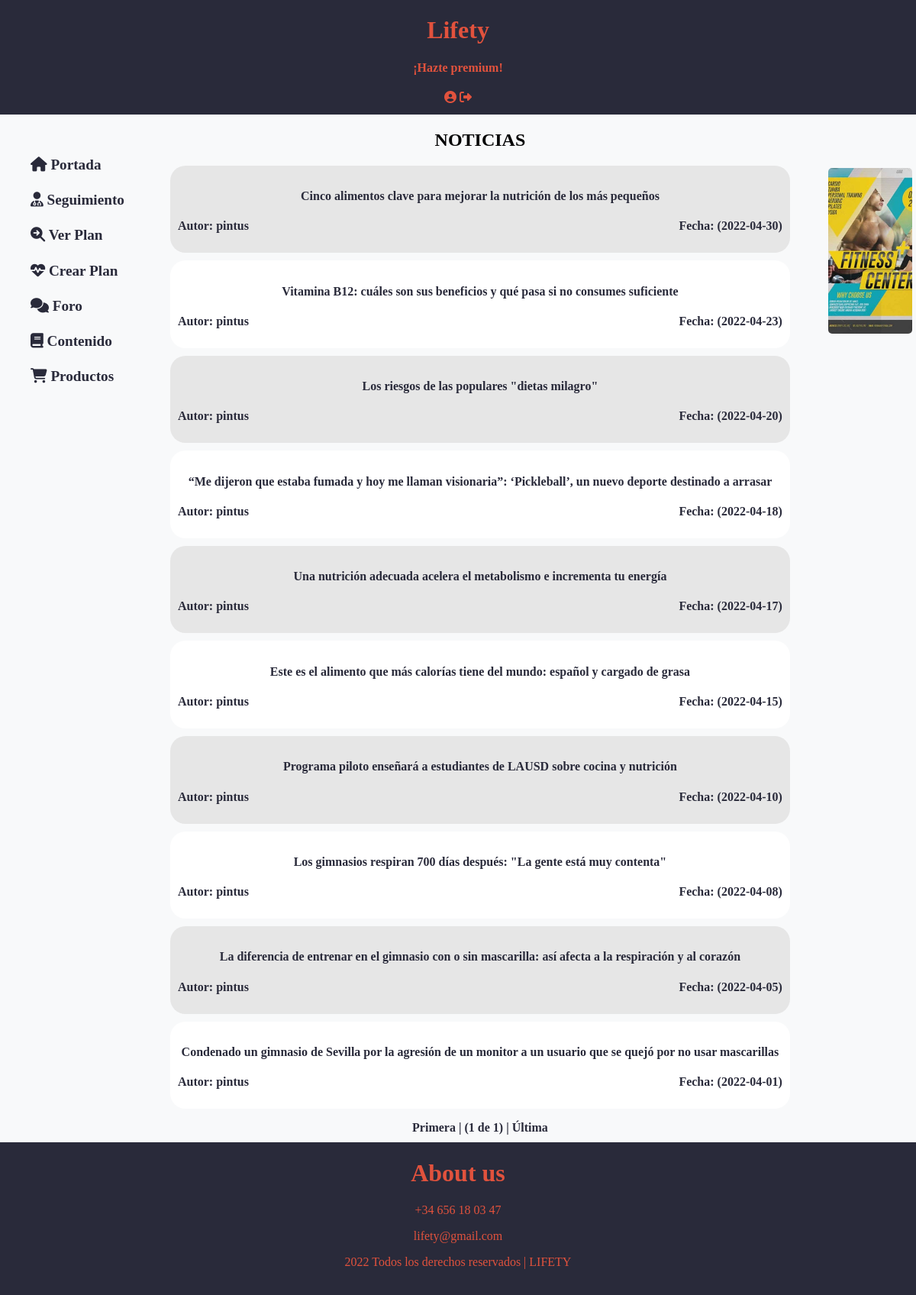
/noticias.php (signed in), run on the app's committed database.
### tables this page shows
CREATE TABLE `noticias` (
  `id_noticia` int(5) unsigned NOT NULL AUTO_INCREMENT,
  `id_profesional` int(5) unsigned NOT NULL,
  `titulo` mediumtext NOT NULL,
  `cuerpo` mediumtext NOT NULL,
  `fecha` date NOT NULL,
  PRIMARY KEY (`id_noticia`),
  KEY `id_profesional` (`id_profesional`),
  CONSTRAINT `noticias_ibfk_1` FOREIGN KEY (`id_profesional`) REFERENCES `profesional` (`id_profesional`) ON DELETE CASCADE ON UPDATE CASCADE
);

CREATE TABLE `profesional` (
  `id_profesional` int(5) unsigned NOT NULL,
  `nutri` varchar(20) NOT NULL,
  `num_usuarios` int(3) NOT NULL,
  `usuarios` text NOT NULL,
  PRIMARY KEY (`id_profesional`),
  CONSTRAINT `profesional_ibfk_1` FOREIGN KEY (`id_profesional`) REFERENCES `personas` (`id_usuario`) ON DELETE CASCADE ON UPDATE CASCADE
);

CREATE TABLE `anuncio` (
  `id_anuncio` int(5) unsigned NOT NULL AUTO_INCREMENT,
  `nombre_empresa` varchar(20) NOT NULL,
  `contenido` mediumtext NOT NULL,
  `imagen` varchar(50) NOT NULL,
  `link` varchar(50) NOT NULL,
  PRIMARY KEY (`id_anuncio`),
  KEY `Empresa_FK` (`nombre_empresa`),
  CONSTRAINT `Empresa_FK` FOREIGN KEY (`nombre_empresa`) REFERENCES `empresas` (`nombre`) ON DELETE CASCADE ON UPDATE CASCADE
);

### includes/clases/appweb/Aplicacion.php (called while the page is built, shortened)
<?php
class Aplicacion {
    private static $instancia;
    private $inicializada;
    private function __construct() {
        $this->inicializada = false;
    }
    public function init($bdDatosConexion, $rutaApp = '/', $dirInstalacion = __DIR__) {
        if (!$this->inicializada) {
            $this->rutaRaizApp = $rutaApp;
            $this->inicializada = true;
        }
    }
    public function resuelve($path = '') {
        $rutaAppLongitudPrefijo = mb_strlen($this->rutaRaizApp);
        if (mb_strlen($path) > 0 && mb_substr($path, 0, 1) !== '/') {
            $path = '/' . $path;
        }
        return $this->rutaRaizApp . $path;
    }
    public function buildUrl($relativeURL, $params = []) {
        $url = $this->resuelve($relativeURL);
        $query = self::buildParams($params);
        if (!empty($query)) {
            $url .= '?' . $query;
        }
        return $url;
    }
    public static function buildParams($params, $separator = '&', $enclosing = '') {
        $query = '';
        $numParams = 0;
        foreach ($params as $param => $value) {
            if ($value != null) {
                $query .= "{$param}={$enclosing}{$value}{$enclosing}";
            }
        }
        return $query;
    }
    public static function getInstance() {
        if (!self::$instancia instanceof self) {
            self::$instancia = new static();
        }
        return self::$instancia;
    }
}

### includes/clases/appweb/contenido/Noticias.php (called while the page is built, shortened)
<?php
class Noticias {
    public static function getData(){
        $conn = Aplicacion::getInstance()->getConexionBd();
        $query = sprintf("SELECT * FROM noticias ORDER BY fecha DESC");
        $rs = $conn->query($query);
        $result = array();
        try {
            $rs = $conn->query($query);
            while ($fila = $rs->fetch_assoc()) {
                array_push($result, $fila);
            }
        } finally {
            if ($rs != null)
                $rs->free();
        }
        return $result;
    }
}

### includes/clases/appweb/usuarios/Profesional.php (called while the page is built, shortened)
<?php
class Profesional extends Personas {
    private function __construct($nick, $usuarios, $num_usuarios, $id) {
        $this->_nick = $nick;
    }
    public function getNick() { return $this->_nick; }
    private $_nick;
    public static function buscaID($id) {
        $conn = Aplicacion::getInstance()->getConexionBd();
        $query = sprintf("SELECT * FROM profesional WHERE id_profesional=%d", $id);
        $rs = $conn->query($query);
        if ($rs) {
            if($rs->num_rows > 0) {
                $fila = $rs->fetch_assoc();
                $nutri = new Profesional ($fila['nutri'], $fila['usuarios'], $fila['num_usuarios'], $fila['id_profesional']);
                return $nutri;
            }
        } else error_log("Error BD ({$conn->errno}): {$conn->error}");
        return false;
    }
}

### includes/clases/appweb/publicidad/BannerAnuncio.php (called while the page is built, shortened)
<?php
class BannerAnuncio {
    static public function LogicaBanner(){
        $conn = Aplicacion::getInstance()->getConexionBd();
        $query = sprintf("SELECT * FROM anuncio ORDER BY RAND() LIMIT 1");
        $rs = $conn->query($query);
        $fila = $rs->fetch_assoc();
        $array = array();
        array_push($array, $fila["contenido"],$fila["imagen"],$fila["link"]);
        return $array;
    }
}

### includes/vistas/helpers/noticias.php (the view, shortened to what this page needs)
<?php
function muestraNoticia($noticia, $clase) {
   $app = Aplicacion::getInstance();
   $verURL = $app->buildUrl('noticia.php', [
       'id' => $noticia['id_noticia']
   ]);
   $profesional = Profesional::buscaID($noticia['id_profesional']);
   return <<<EOS
   <div class = $clase>
    <a href="{$verURL}">
            <h4> {$noticia['titulo']} </h4>
                <p> Autor: {$profesional->getNick()} <span class='fecha'> Fecha: ({$noticia['fecha']}) </span</p>
            </p>
        </a>
    </div>
   EOS;
}
function listaListaNoticiasPaginadas($noticias, $url, $numPorPagina = 10, $numPagina = 1) {
    return listaListaNoticiasPaginadasRecursivo($noticias, $url,  1, $numPorPagina, $numPagina);
}
function listaListaNoticiasPaginadasRecursivo($noticias, $url, $nivel = 1, $numPorPagina = 10, $numPagina = 1) {
    $primerNoticia = ($numPagina - 1) * $numPorPagina;
    $app = Aplicacion::getInstance();
    $numNoticias = count($noticias);
    $haySiguientePagina = false;
    if($app->esProfesional()){
        $html = "<div class='creafiltra'><h4 class='message7'><a href='#'> Crea una noticia. <i class='fa-solid fa-plus'></i></i></a></h4>";
        $form = new appweb\contenido\FormularioCreaNoticia();
        $html .= $form->gestiona();
        $html .= "</div>";
    }
    else $html ='';
    $html .= '<div class=noticias><ul>';
    for($idx = $primerNoticia; $idx < $primerNoticia + $numPorPagina && $idx < $numNoticias; $idx++) {
        $noticia = $noticias[$idx];
        if(($idx%2) == 0) $clase = "par";
        else $clase = "impar";
        $html .= '<li>';
        $html .= muestraNoticia($noticia, $clase);
        $html .= '</li>';
    }
    $html .= '</ul></div>';
    if ($nivel == 1) {
        $clasesPrevia='deshabilitado';
        $clasesSiguiente = 'deshabilitado';
        $hrefPrevia = '';
        $hrefSiguiente = '';
        $numnoticias = count($noticias);
        $nPaginas = $numnoticias / $numPorPagina;
        $nPaginas = ceil($nPaginas);
        $botonAnterior = ($numPagina != 1) ? "<a class='boton $clasesPrevia' href='$hrefPrevia'>Previa</a>" : "Primera";
        $botonSiguiente = ($haySiguientePagina) ? "<a class='boton $clasesSiguiente' href='$hrefSiguiente'>Siguiente</a>" : "Última";
        $html .=<<<EOS
            <div id=paginas>
                $botonAnterior
                | ($numPagina de $nPaginas) |
                $botonSiguiente
            </div>
        EOS;
    }
    return $html;
}

### includes/clases/appweb/publicidad/ActualizarAnuncio.php (shortened to what this page needs)
<?php
class ActualizarAnuncio {
    static function htmlbanner(){
       $array = BannerAnuncio::LogicaBanner();
       $img = RUTA_IMGS;
       $contenido = $array[0];
       $imagen = $array[1];
       $link = $array[2];
       return "<a href='$link' title = '$contenido'>
       <img src='$img/anuncios/$imagen'/></a>";
    }
}

### src/css/estilo.css (style rules this page uses)
body { position : absolute; width : 100%; height : 100%; margin : 0; padding : 0; font-family: Century; background-color: #f8f9fa; }
body:before { content: ""; position: fixed; display: block; top: 0; left: 0; display: block; width: 100%; height: 100%; }
.navbar .nav-container li, .recetas li, .temas li, .nivel li, .noticias li, .ejercicios li { list-style: none; }
#actua a img { margin-top: 70px; width: 100%; border-radius: 5px; }
#paginas { margin-top: 10px; margin-bottom: 10px; text-align: center; color: #292a3a; font-weight: bold; }
.noticias ul { padding-inline-start: 0px; }
.noticias .par { border-radius: 20px; background-color: #e6e6e6; }
.noticias .impar { background-color: #FFFFFF; border-radius: 20px; }
.noticias .par, .noticias .impar { padding: 10px 10px; margin-bottom: 10px; }
.noticias a, .noticias a:visited { color: #292a3a; font-weight: bold; text-decoration: none; }
.noticias h4 { text-align: center; }
.noticias .fecha { float:right; }

### data on the page
noticias: titulo "Cinco alimentos clave para mejorar la nutrición de los más pequeños", id_profesional.nutri "pintus", fecha "2022-04-30"
noticias: titulo "Vitamina B12: cuáles son sus beneficios y qué pasa si no consumes suficiente", id_profesional.nutri "pintus", fecha "2022-04-23"
noticias: titulo "Los riesgos de las populares \"dietas milagro\"", id_profesional.nutri "pintus", fecha "2022-04-20"
noticias: titulo "“Me dijeron que estaba fumada y hoy me llaman visionaria”: ‘Pickleball’, un nuevo deporte destinado a arrasar", id_profesional.nutri "pintus", fecha "2022-04-18"
noticias: titulo "Una nutrición adecuada acelera el metabolismo e incrementa tu energía", id_profesional.nutri "pintus", fecha "2022-04-17"
noticias: titulo "Este es el alimento que más calorías tiene del mundo: español y cargado de grasa", id_profesional.nutri "pintus", fecha "2022-04-15"
noticias: titulo "Programa piloto enseñará a estudiantes de LAUSD sobre cocina y nutrición", id_profesional.nutri "pintus", fecha "2022-04-10"
noticias: titulo "Los gimnasios respiran 700 días después: \"La gente está muy contenta\"", id_profesional.nutri "pintus", fecha "2022-04-08"
noticias: titulo "La diferencia de entrenar en el gimnasio con o sin mascarilla: así afecta a la respiración y al corazón", id_profesional.nutri "pintus", fecha "2022-04-05"
noticias: titulo "Condenado un gimnasio de Sevilla por la agresión de un monitor a un usuario que se quejó por no usar mascarillas", id_profesional.nutri "pintus", fecha "2022-04-01"
anuncio: imagen (picture)

### other printed values
$numPagina "1"
$nPaginas "1"
